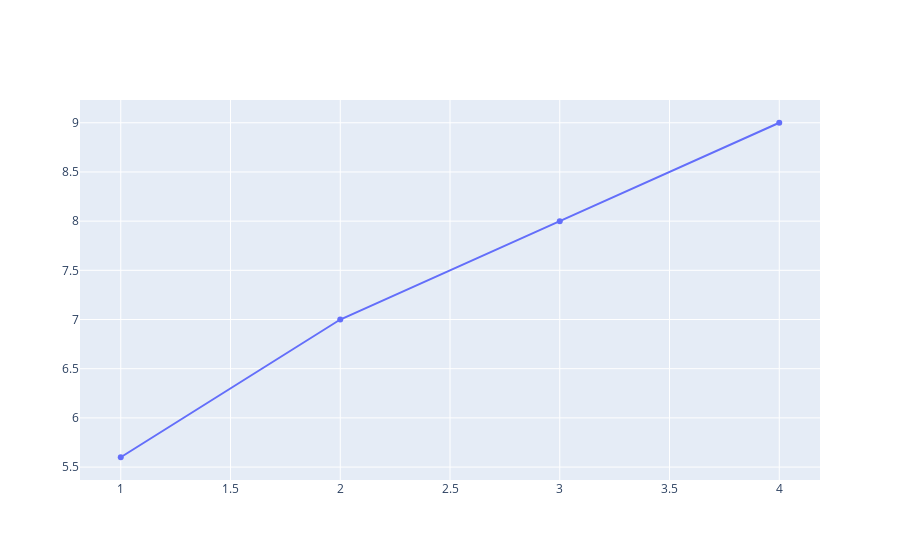

Notebook source saved alongside this figure:
### Code cell
import plotly.graph_objects as go
fig=go.Figure(data=go.Scatter(x=[1,2,3,4],y=[5.6,7,8,9]))
fig

### Figure 1 — Plotly figure (JSON) as saved in the notebook; plotly's stock layout.template omitted (floating-point values rounded to 4 significant figures)
{"data": [{"type": "scatter", "x": [1, 2, 3, 4], "y": [5.6, 7, 8, 9]}], "layout": {}}
